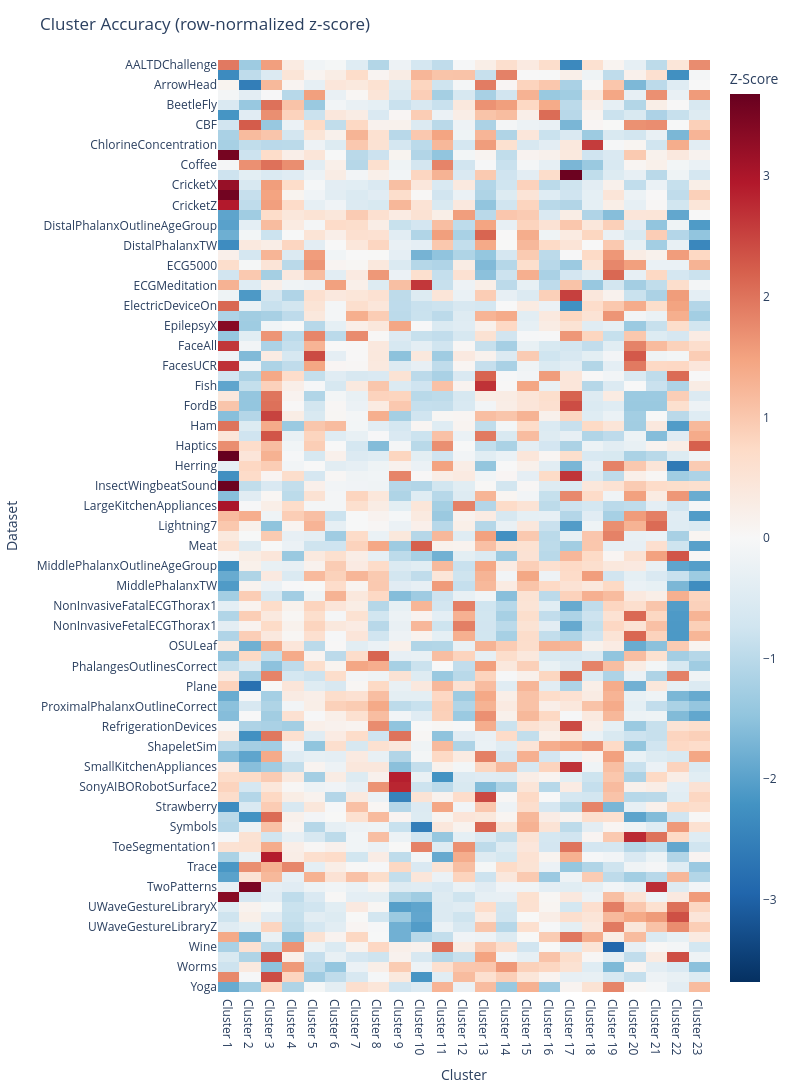

Notebook code for this chart:
### Code cell
row_normed = heatmap_df.subtract(heatmap_df.mean(axis=1), axis=0).div(heatmap_df.std(axis=1), axis=0)

fig = px.imshow(
    row_normed,
    labels=dict(x="Cluster", y="Dataset", color="Z-Score"),
    aspect="auto",
    color_continuous_scale="RdBu_r",
    color_continuous_midpoint=0,
)
fig.update_layout(
    title="Cluster Accuracy (row-normalized z-score)",
    height=max(400, len(row_normed) * 18),
    width=800,
)
fig.show()

### Figure 1 — Plotly figure (JSON) as saved in the notebook; plotly's stock layout.template omitted (floating-point values rounded to 4 significant figures; data arrays with more than 128 entries replaced by an {"elided": "..."} marker saying what was removed)
{"data": [{"coloraxis": "coloraxis", "hovertemplate": "Cluster: %{x}<br>Dataset: %{y}<br>Z-Score: %{z}<extra></extra>", "name": "0", "type": "heatmap", "x": ["Cluster 1", "Cluster 2", "Cluster 3", "Cluster 4", "Cluster 5", "Cluster 6", "Cluster 7", "Cluster 8", "Cluster 9", "Cluster 10", "Cluster 11", "Cluster 12", "Cluster 13", "Cluster 14", "Cluster 15", "Cluster 16", "Cluster 17", "Cluster 18", "Cluster 19", "Cluster 20", "Cluster 21", "Cluster 22", "Cluster 23"], "xaxis": "x", "y": ["AALTDChallenge", "Adiac", "ArrowHead", "Beef", "BeetleFly", "BirdChicken", "CBF", "Car", "ChlorineConcentration", "CinCECGtorso", "Coffee", "Computers", "CricketX", "CricketY", "CricketZ", "DiatomSizeReduction", "DistalPhalanxOutlineAgeGroup", "DistalPhalanxOutlineCorrect", "DistalPhalanxTW", "ECG200", "ECG5000", "ECGFiveDays", "ECGMeditation", "Earthquakes", "ElectricDeviceOn", "ElectricDevices", "EpilepsyX", "EthanolLevel", "FaceAll", "FaceFour", "FacesUCR", "FiftyWords", "Fish", "FordA", "FordB", "GunPoint", "Ham", "HandOutlines", "Haptics", "HeartbeatBIDMC", "Herring", "InlineSkate", "InsectWingbeatSound", "ItalyPowerDemand", "LargeKitchenAppliances", "Lightning2", "Lightning7", "Mallat", "Meat", "MedicalImages", "MiddlePhalanxOutlineAgeGroup", "MiddlePhalanxOutlineCorrect", "MiddlePhalanxTW", "MoteStrain", "NonInvasiveFatalECGThorax1", "NonInvasiveFatalECGThorax2", "NonInvasiveFetalECGThorax1", "NonInvasiveFetalECGThorax2", "OSULeaf", "OliveOil", "PhalangesOutlinesCorrect", "Phoneme", "Plane", "ProximalPhalanxOutlineAgeGroup", "ProximalPhalanxOutlineCorrect", "ProximalPhalanxTW", "RefrigerationDevices", "ScreenType", "ShapeletSim", "ShapesAll", "SmallKitchenAppliances", "SonyAIBORobotSurface1", "SonyAIBORobotSurface2", "StarLightCurves", "Strawberry", "SwedishLeaf", "Symbols", "SyntheticControl", "ToeSegmentation1", "ToeSegmentation2", "Trace", "TwoLeadECG", "TwoPatterns", "UWaveGestureLibraryAll", "UWaveGestureLibraryX", "UWaveGestureLibraryY", "UWaveGestureLibraryZ", "Wafer", "Wine", "WordSynonyms", "Worms", "WormsTwoClass", "Yoga"], "yaxis": "y", "z": {"elided": "93x23 float values"}}], "layout": {"coloraxis": {"cmid": 0, "colorbar": {"title": {"text": "Z-Score"}}, "colorscale": [[0, "rgb(5,48,97)"], [0.1, "rgb(33,102,172)"], [0.2, "rgb(67,147,195)"], [0.3, "rgb(146,197,222)"], [0.4, "rgb(209,229,240)"], [0.5, "rgb(247,247,247)"], [0.6, "rgb(253,219,199)"], [0.7, "rgb(244,165,130)"], [0.8, "rgb(214,96,77)"], [0.9, "rgb(178,24,43)"], [1, "rgb(103,0,31)"]]}, "height": 1674, "margin": {"t": 60}, "title": {"text": "Cluster Accuracy (row-normalized z-score)"}, "width": 800, "xaxis": {"anchor": "y", "domain": [0, 1], "title": {"text": "Cluster"}}, "yaxis": {"anchor": "x", "autorange": "reversed", "domain": [0, 1], "title": {"text": "Dataset"}}}}
